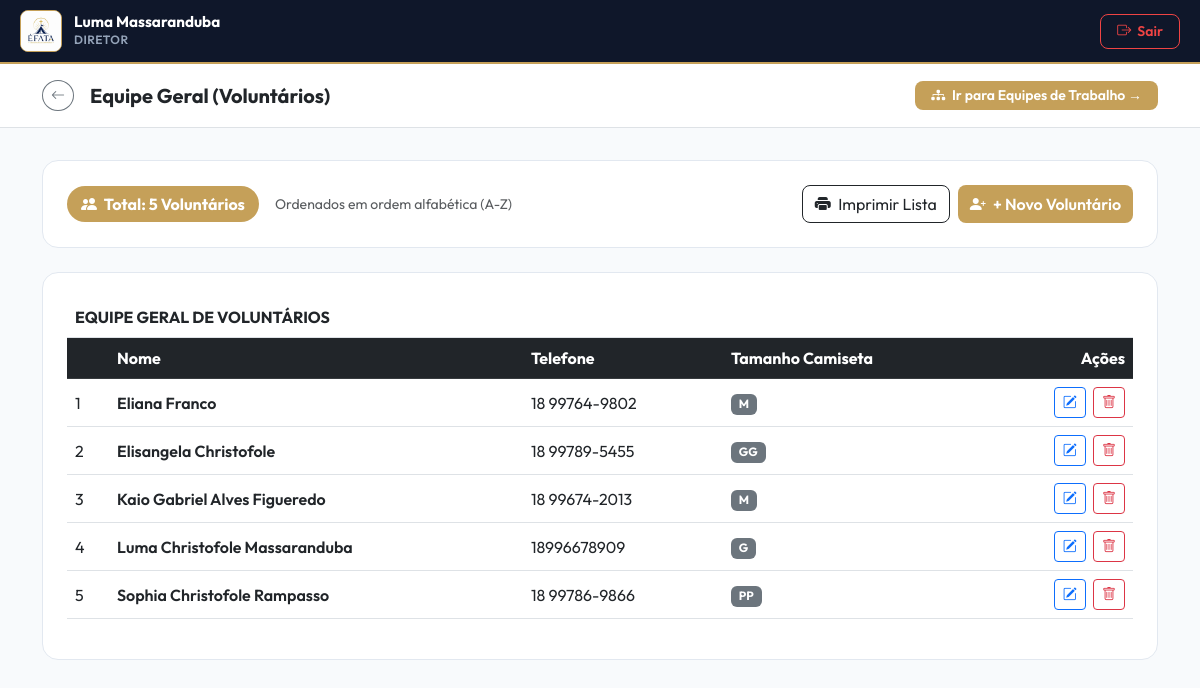
Page /equipe-geral.php?edicao_id=2 (signed in) on the committed database.
### tables this page shows
CREATE TABLE `equipe_geral` (
  `id` int(11) NOT NULL,
  `edicao_id` int(11) NOT NULL,
  `nome` varchar(255) NOT NULL,
  `telefone` varchar(20) NOT NULL,
  `tamanho_camiseta` varchar(10) NOT NULL,
  `criado_em` timestamp NOT NULL DEFAULT current_timestamp(),
  `pessoa_id` int(11) DEFAULT NULL
);

### equipe-geral.php (the view, shortened to what this page needs)
<?php
require_once 'config/database.php';
$nome_usuario = $_SESSION['usuario_nome'] ?? $_SESSION['nome'] ?? 'Valéria Guimarães';
$perfil       = $_SESSION['usuario_perfil'] ?? $_SESSION['perfil'] ?? 'COORDENADORA_GERAL';
$edicao_id = isset($_GET['edicao_id']) ? intval($_GET['edicao_id']) : 0;
$modalidade_id = isset($_GET['modalidade_id']) ? intval($_GET['modalidade_id']) : 0;
$conn->query("
    CREATE TABLE IF NOT EXISTS `pessoas` (
        `id` INT AUTO_INCREMENT PRIMARY KEY,
        `nome` VARCHAR(255) NOT NULL,
        `telefone` VARCHAR(20) DEFAULT NULL,
        `data_nascimento` DATE DEFAULT NULL,
        `equipe_trabalho_origem` TEXT DEFAULT NULL,
        `campista_origem` TEXT DEFAULT NULL,
        `foto` VARCHAR(255) DEFAULT NULL,
        `created_at` TIMESTAMP DEFAULT CURRENT_TIMESTAMP,
        UNIQUE KEY `uk_nome` (`nome`)
    ) ENGINE=InnoDB DEFAULT CHARSET=utf8mb4;
");
$stmt =$conn->prepare("SELECT * FROM equipe_geral WHERE edicao_id = ? ORDER BY nome ASC");
$stmt->bind_param("i", $edicao_id);$stmt->execute();
$voluntarios =$stmt->get_result()->fetch_all(MYSQLI_ASSOC);
$total_voluntarios = count($voluntarios);
?>
<!DOCTYPE html>
<html lang="pt-br">
<head>
    <link href="https://cdn.jsdelivr.net/npm/bootstrap@5.3.0/dist/css/bootstrap.min.css" rel="stylesheet">
    <link rel="stylesheet" href="https://cdn.jsdelivr.net/npm/bootstrap-icons@1.11.0/font/bootstrap-icons.css">
    <link href="https://cdn.jsdelivr.net/npm/tom-select@2.2.2/dist/css/tom-select.bootstrap5.min.css" rel="stylesheet">
</head>
<body>
    <nav class="navbar navbar-expand-lg navbar-custom sticky-top no-print">
        <div class="container-fluid p-0">
            <div class="user-profile-container">
                <div class="logo-box">
                    <img src="./uploads/logos/logoefata.png" alt="Logo" onerror="this.onerror=null; this.src='https://via.placeholder.com/40';">
                </div>
                <div class="user-info-text">
                    <div class="user-name"><?= htmlspecialchars($nome_usuario) ?></div>
                    <div class="user-role"><?= htmlspecialchars($perfil) ?></div>
                </div>
            </div>
            <div class="d-flex align-items-center gap-2 ms-auto">
                <a href="logout.php" class="btn-nav-outline-red">
                    <i class="bi bi-box-arrow-right"></i> Sair
                </a>
            </div>
        </div>
    </nav>
    <div class="bg-white border-bottom py-3 no-print mb-4">
        <div class="container d-flex align-items-center justify-content-between">
            <div class="d-flex align-items-center gap-3">
                <a href="equipe-hub.php?edicao_id=<?= $edicao_id ?><?= $modalidade_id ? '&modalidade_id='.$modalidade_id : '' ?>" class="btn btn-sm btn-outline-secondary rounded-circle">
                    <i class="bi bi-arrow-left"></i>
                </a>
                <h5 class="fw-bold m-0 text-dark">Equipe Geral (Voluntários)</h5>
            </div>
            <a href="equipes-trabalho.php?edicao_id=<?= $edicao_id ?>" class="btn btn-gold btn-sm px-3 rounded-3">
                <i class="bi bi-diagram-3-fill me-1"></i> Ir para Equipes de Trabalho →
            </a>
        </div>
    </div>
    <main class="container py-2">
        <div class="card-custom p-4 mb-4 d-flex flex-row align-items-center justify-content-between flex-wrap gap-3 no-print">
            <div class="d-flex align-items-center gap-3">
                <div class="badge-count fw-bold">
                    <i class="bi bi-people-fill me-1"></i> Total: <?= $total_voluntarios ?> Voluntários
                </div>
                <small class="text-muted">Ordenados em ordem alfabética (A-Z)</small>
            </div>
            <div class="d-flex gap-2">
                <button onclick="window.print()" class="btn btn-outline-dark rounded-3">
                    <i class="bi bi-printer-fill me-1"></i> Imprimir Lista
                </button>
                <button class="btn btn-gold rounded-3" data-bs-toggle="modal" data-bs-target="#modalNovoVoluntario">
                    <i class="bi bi-person-plus-fill me-1"></i> + Novo Voluntário
                </button>
            </div>
        </div>
        <div class="card-custom p-4">
            <div class="table-responsive">
                <table class="table table-hover align-middle table-print">
                    <thead>
                        <tr>
                            <th colspan="5" class="table-print-header text-start py-2">
                                EQUIPE GERAL DE VOLUNTÁRIOS
                            </th>
                        </tr>
                        <tr class="table-dark">
                            <th class="col-num"></th>
                            <th>Nome</th>
                            <th>Telefone</th>
                            <th>Tamanho Camiseta</th>
                            <th class="text-end col-acoes" style="width: 150px;">Ações</th>
                        </tr>
                    </thead>
                    <tbody>
                        <?php if (empty($voluntarios)): ?>
                            <tr><td colspan="5" class="text-center py-4 text-muted">Nenhum voluntário cadastrado na Equipe Geral.</td></tr>
                        <?php else: ?>
                            <?php $num = 1; foreach ($voluntarios as$v): ?>
                                <tr>
                                    <td class="col-num"><?= $num++ ?></td>
                                    <td class="fw-semibold text-dark"><?= htmlspecialchars($v['nome']) ?></td>
                                    <td><?= htmlspecialchars($v['telefone']) ?></td>
                                    <td><span class="badge bg-secondary tam-camiseta"><?= htmlspecialchars($v['tamanho_camiseta']) ?></span></td>
                                    <td class="text-end col-acoes">
                                        <button class="btn btn-sm btn-outline-primary me-1" data-bs-toggle="modal" data-bs-target="#modalEditarVoluntario<?= $v['id'] ?>" title="Editar">
                                            <i class="bi bi-pencil-square"></i>
                                        </button>
                                        <button class="btn btn-sm btn-outline-danger" data-bs-toggle="modal" data-bs-target="#modalExcluirVoluntario<?= $v['id'] ?>" title="Excluir">
                                            <i class="bi bi-trash"></i>
                                        </button>
                                    </td>
                                </tr>
                            <?php endforeach; ?>
                        <?php endif; ?>
                    </tbody>
                </table>
            </div>
        </div>
    </main>
</body>
</html>

### equipe-geral.php (style rules this page uses)
:root { --efata-dark: #0F172A; --efata-gold: #C5A059; --efata-bg: #F8FAFC; }
body { font-family: 'Outfit', sans-serif; background-color: var(--efata-bg); }
.navbar-custom { background-color: var(--efata-dark); padding: 10px 20px; border-bottom: 2px solid var(--efata-gold); }
.user-profile-container { display: flex; align-items: center; gap: 12px; }
.logo-box { width: 42px; height: 42px; background: #fff; border-radius: 8px; border: 1px solid var(--efata-gold); display: flex; align-items: center; justify-content: center; overflow: hidden; }
.logo-box img { max-width: 100%; max-height: 100%; object-fit: contain; }
.user-info-text { display: flex; flex-direction: column; }
.user-name { color: #ffffff; font-weight: 700; font-size: 0.95rem; line-height: 1.2; }
.user-role { color: #94A3B8; font-size: 0.75rem; font-weight: 600; text-transform: uppercase; letter-spacing: 0.5px; }
.btn-nav-outline-red { color: #EF4444; border: 1px solid #EF4444; background: transparent; padding: 6px 16px; border-radius: 8px; font-size: 0.875rem; font-weight: 600; text-decoration: none; display: inline-flex; align-items: center; gap: 6px; transition: all 0.2s ease; }
.btn-gold { background-color: var(--efata-gold); color: #fff; font-weight: 600; border: none; }
.card-custom { background: #fff; border-radius: 16px; border: 1px solid #E2E8F0; }
.badge-count { background-color: var(--efata-gold); color: #fff; font-size: 1rem; padding: 6px 14px; border-radius: 20px; }

### rows in the picture
equipe_geral: nome "Eliana Franco", telefone "18 99764-9802", tamanho_camiseta "M"
equipe_geral: nome "Elisangela Christofole", telefone "18 99789-5455", tamanho_camiseta "GG"
equipe_geral: nome "Kaio Gabriel Alves Figueredo", telefone "18 99674-2013", tamanho_camiseta "M"
equipe_geral: nome "Luma Christofole Massaranduba", telefone "18996678909", tamanho_camiseta "G"
equipe_geral: nome "Sophia Christofole Rampasso", telefone "18 99786-9866", tamanho_camiseta "PP"

### other values in the picture
$nome_usuario "Luma Massaranduba"
$perfil "DIRETOR"
$total_voluntarios "5"
